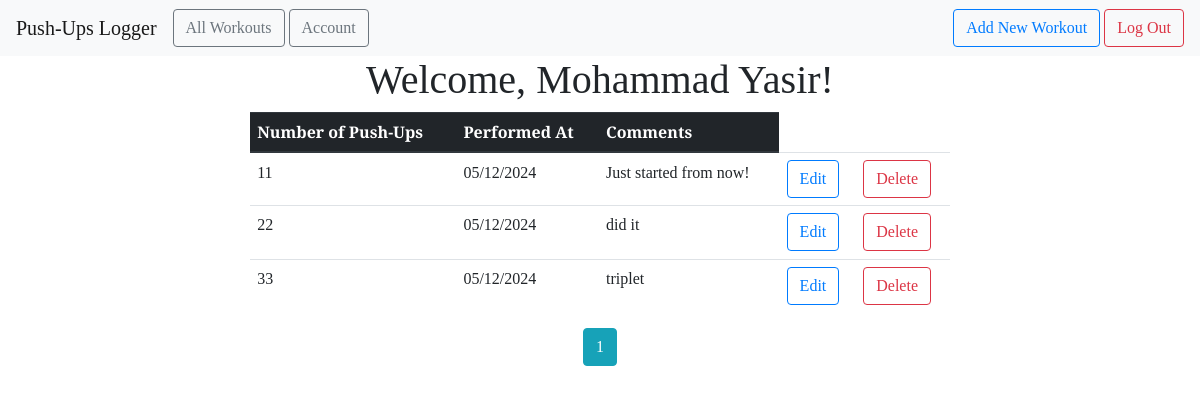
The page /all (signed in) on the database as committed earlier.
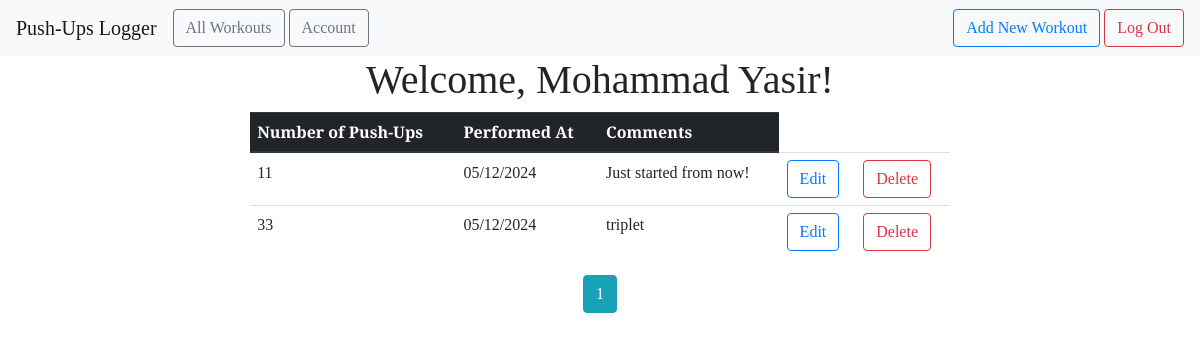
The same page on the database as committed later.
### pushups_logger/models.py (models this page shows)
class User(db.Model, UserMixin):
	id = db.Column(db.Integer, primary_key=True)
	email = db.Column(db.String(100), unique=True)
	password = db.Column(db.String(100))
	name = db.Column(db.String(100))
	workouts = db.relationship('Workout', backref='author', lazy=True)

class Workout(db.Model):
	id = db.Column(db.Integer, primary_key=True)
	pushups = db.Column(db.Integer, nullable=False)
	date_posted = db.Column(db.DateTime, nullable=False, default=datetime.utcnow)
	comment = db.Column(db.Text, nullable=False)
	user_id = db.Column(db.Integer, db.ForeignKey('user.id'), nullable=False)

### pushups_logger/main.py (the view)
@main.route('/all')
@login_required
def user_workouts():
	page = request.args.get('page', 1, type=int)
	user = User.query.filter_by(email=current_user.email).first_or_404()
	workouts = Workout.query.filter_by(author=user).paginate(page=page, per_page=3)
	return render_template('all_workouts.html', workouts=workouts, user=user)

### pushups_logger/__init__.py (called while the page is built)
def create_app():
	app = Flask(__name__)
	app.config['SECRET_KEY'] = 'secret-key'
	app.config['SQLALCHEMY_DATABASE_URI'] = 'sqlite:///db.sqlite'
	db.init_app(app)
	login_manager = LoginManager()
	login_manager.login_veiw = 'auth.login'
	login_manager.init_app(app)
	from .models import User
	@login_manager.user_loader
	def user_loader(user_id):
		return User.query.get(int(user_id))
	from .main import main as main_blueprint
	app.register_blueprint(main_blueprint)
	from .auth import auth as auth_blueprint
	app.register_blueprint(auth_blueprint)
	return app

### pushups_logger/templates/all_workouts.html (shortened to what this page needs)
{% extends "base.html" %} {% block head %} {{ super() }}
<link
  rel="stylesheet"
  href="{{ url_for('static', filename= 'extended_beauty.css') }}"
/>
<center>
  {% endblock %} {% block content %}
  <h1>
    Welcome, {{ user.name }}!
  </h1>
<center>
  <div>
    <table class="table table-hover" style="width: 700px;">
      <thead class="thead-dark">
        <tr>
          <th scope="col">Number of Push-Ups</th>
          <th scope="col">Performed At</th>
          <th scope="col">Comments</th>
        </tr>
      </thead>
      <tbody>
        {% for workout in workouts.items %}
        <tr>
          <td>{{ workout.pushups }}</td>
          <td>{{ workout.date_posted.strftime('%m/%d/%Y') }}</td>
          <td>{{ workout.comment }}</td>
          <td>
            <a
              href="{{ url_for('main.update_workout', workout_id=workout.id) }}"
              class="btn btn-outline-primary"
              role="button"
            >
              Edit
            </a>
          </td>
          <td>
            <a
              href="{{ url_for('main.delete_workout', workout_id=workout.id) }}"
              class="btn btn-outline-danger"
              role="button"
            >
              Delete
            </a>
          </td>
        </tr>
        {% endfor %}
      </tbody>
    </table>
    {% for page_num in workouts.iter_pages(left_edge=1, right_edge=1, left_current=1, right_current=1) %}
    {% if page_num %}
    {% if workouts.page == page_num %}
    <a
      class="btn btn-info mb-4"
      href="{{ url_for('main.user_workouts', page=page_num) }}"
      >{{ page_num }}</a
    >
    {% else %}
    <a
      class="btn btn-outline-info mb-4"
      href="{{ url_for('main.user_workouts', page=page_num) }}"
      >{{ page_num }}</a
    >
    {% endif %} {% else %} ... {% endif %} {% endfor %}
  </div>
</center>
{% endblock %}

### pushups_logger/templates/base.html (shortened to what this page needs)
<!DOCTYPE html>
<html lang="en">
  <head>
    {% block head %}
    <link
      rel="stylesheet"
      href="{{ url_for('static', filename= 'beauty.css') }}"
    />
    <link
      rel="stylesheet"
      href="https://maxcdn.bootstrapcdn.com/bootstrap/4.0.0/css/bootstrap.min.css"
    />
    {% endblock %}
  </head>
  <body>
    <nav class="navbar navbar-expand-lg navbar-light bg-light">
      <a class="navbar-brand" href="{{ url_for('main.index') }}"
        >Push-Ups Logger</a
      >
      <div class="collapse navbar-collapse" id="navbarSupportedContent">
        <ul class="navbar-nav mr-auto">
          <li class="nav-item active">
            {% if current_user.is_authenticated %}
            <a href="{{ url_for('main.user_workouts') }}"
              class="btn btn-outline-secondary" role="button" >All Workouts</a>
            {% endif %}
          </li>
          <li class="nav-item">
            {% if current_user.is_authenticated %}
            <a href="{{ url_for('main.profile') }}"
              class="btn btn-outline-secondary" role="button" style="margin-left: 4px;" >Account</a>
            {% endif %}
          </li>
        </ul>
        <form class="form-inline my-2 my-lg-0">
          {% if current_user.is_authenticated %}
          <a href="{{ url_for('main.new_workout') }}" class="btn btn-outline-primary" role="button">Add New Workout</a>
          {% endif %}  {% if current_user.is_authenticated %}
          <a href="{{ url_for('auth.logout') }}" class="btn btn-outline-danger" role="button" style="margin-left: 4px;">Log Out</a>
          {% endif %}
        </form>
      </div>
    </nav>
    {% block content %} {% endblock %}
  </body>
</html>

### pushups_logger/static/beauty.css (style rules this page uses)
* { font-family: "Arvo", serif; }

### pushups_logger/static/extended_beauty.css (style rules this page uses)
h1, h2, h4, p { font-family: "Arvo", serif; }

### pushups_logger/templates/all_workouts.html (style rules this page uses)
.table td, .table th { padding: 0.45rem !important; }

Rows that differ between the two databases and show on the page:
removed Workout: pushups "22", date_posted "05/12/2024", comment "did it"
